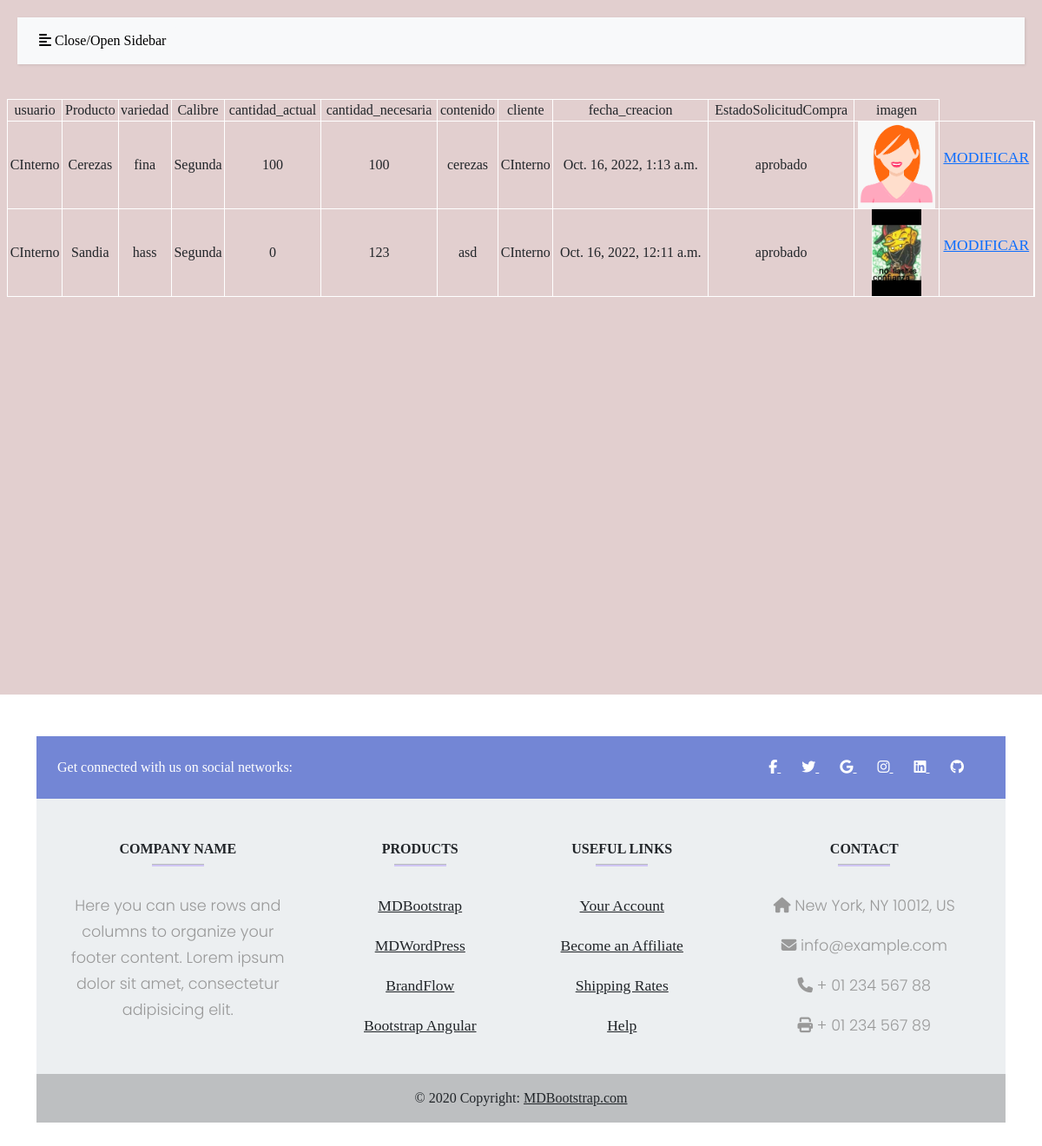
Page /Solicitudes/ on the committed database.
### feriavirtualapp/models.py (models this page shows, shortened)
class Post(models.Model):
    usuario = models.ForeignKey(User, on_delete=models.CASCADE)
    producto = models.CharField(max_length=50, choices = PRODUCTOS, null=True)
    variedad = models.CharField(max_length=50, null=True)
    calibre = models.CharField(max_length=50, choices = CALIBRE, null=True,default=1)
    cantidad_actual = models.IntegerField(default=0)
    cantidad_necesaria = models.IntegerField(default=0)
    contenido = models.TextField()
    cliente = models.ForeignKey(User, on_delete=models.CASCADE,related_name='ClienteSoli')
    fecha_creacion = models.DateTimeField(default=timezone.now)
    imagen = models.ImageField(upload_to="Posts", null=True)
    EstadoSolicitud = models.CharField(max_length=50, null=True, choices=EstadoSolicitudCompra, default='3')
    class Meta:
        ordering = ['-fecha_creacion']

class User(AbstractUser):
    ROLES =(
    ("1", "Productor"),
    ("2", "Cliente externo"),
    ("3", "Cliente interno"),
    ("4", "Transportista"),
    ("5", "Consultor"),
    ("6", "Administrador"),
    ("6", "Revisor de calidad"),
    )
    rol = models.CharField(max_length=50, choices = ROLES, null=True)
    imagen = models.ImageField(upload_to="Perfil",default='default.png')
    def __str__(self):
        return f'{self.username}'

### feriavirtualapp/views.py (the view)
# urls.py: path('Solicitudes/', views.solicitudes, name='Solicitudes'),
def solicitudes(request):
    soli = Post.objects.all()
    context ={'soli':soli,}
    return render(request, 'Solicitudes.html', context)

### feriavirtualapp/templates/solicitudes.html (shortened to what this page needs)
{% extends 'baseboostrap.html' %}
{% load humanize %}
{% block content %}
<div class="main row">
    <table class="tabla col-xs-12">
        <tr class="table tr">
          <td>usuario </td>
          <td>Producto</td>
          <td>variedad</td>
          <td>Calibre</td>
          <td>cantidad_actual</td>
          <td>cantidad_necesaria</td>
          <td>contenido</td>
          <td>cliente</td>
          <td>fecha_creacion</td>
          <td>EstadoSolicitudCompra</td>
          <td>imagen</td>
        {% for s in soli %}
        <tr>
            <td>{{ s.usuario.username }}</td>
            <td>{{ s.get_producto_display }}</td>
            <td>{{ s.variedad }}</td>
            <td>{{ s.get_calibre_display }}</td>
            <td>{{ s.cantidad_actual }}</td>
            <td>{{ s.cantidad_necesaria }}</td>
            <td>{{ s.contenido }}</td>
            <td>{{ s.cliente }}</td>
            <td>{{ s.fecha_creacion }}</td>
            <td>{{ s.get_EstadoSolicitud_display }}</td>
            <td> <img  src="{{ s.imagen.url }}"> </td>
            <td><p class="boton_mod"><a  href="{% url 'modificarSolicitud' s.pk%}">MODIFICAR</a></p></td>
          </tr>
        {% endfor %}
      </table>
</div>
{% endblock %}

### feriavirtualapp/static/css/styles.css (style rules this page uses)
* { padding: 0; margin: 0; font-family: century gothic; text-align: center; }
.main { margin: 50px 0; }
table tr td { border: 1px solid white; }
table tr td img { height: 100px; }

### feriavirtualapp/static/css/cssboostrapside.css (style rules this page uses)
body { font-family: 'Poppins', sans-serif; background-color: #171111; }
p { font-family: 'Poppins', sans-serif; font-size: 1.1em; font-weight: 300; line-height: 1.7em; color: #999; }
a, a:hover, a:focus { color: inherit; text-decoration: none; transition: all 0.3s; }

### rows in the picture
Post: usuario.username "CInterno", producto "Cerezas", variedad "fina", calibre "Segunda", cantidad_actual "100", cantidad_necesaria "100", contenido "cerezas", cliente "CInterno", fecha_creacion "Oct. 16, 2022, 1:13 a.m.", EstadoSolicitud "aprobado", imagen (picture)
Post: usuario.username "CInterno", producto "Sandia", variedad "hass", calibre "Segunda", cantidad_actual "0", cantidad_necesaria "123", contenido "asd", cliente "CInterno", fecha_creacion "Oct. 16, 2022, 12:11 a.m.", EstadoSolicitud "aprobado", imagen (picture)
